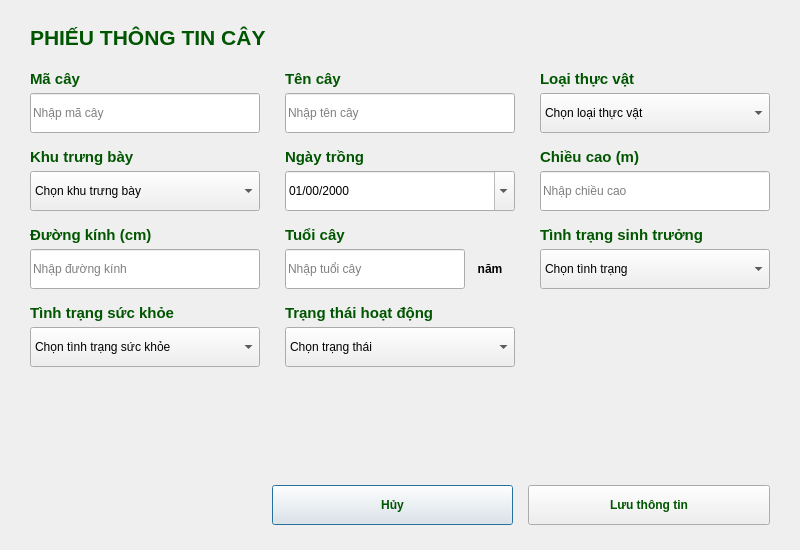
<?xml version="1.0" encoding="UTF-8"?>
<ui version="4.0">
 <class>PhieuThongTinCay</class>
 <widget class="QDialog" name="PhieuThongTinCay">
  <property name="geometry">
   <rect>
    <x>0</x>
    <y>0</y>
    <width>800</width>
    <height>550</height>
   </rect>
  </property>
  <property name="windowTitle">
   <string>Phiếu Thông Tin Cây</string>
  </property>
  <property name="styleSheet">
   <string notr="true">border-image: url(:/images/ui/images/xanh tươi nhẹ.jpg);</string>
  </property>
  <layout class="QVBoxLayout" name="mainLayout">
   <property name="spacing">
    <number>20</number>
   </property>
   <property name="leftMargin">
    <number>30</number>
   </property>
   <property name="topMargin">
    <number>25</number>
   </property>
   <property name="rightMargin">
    <number>30</number>
   </property>
   <property name="bottomMargin">
    <number>25</number>
   </property>
   <item>
    <layout class="QHBoxLayout" name="titleLayout">
     <item>
      <widget class="QLabel" name="lblTitle">
       <property name="font">
        <font>
         <pointsize>16</pointsize>
         <weight>75</weight>
         <bold>true</bold>
        </font>
       </property>
       <property name="styleSheet">
        <string notr="true">color: rgb(0, 85, 0);</string>
       </property>
       <property name="text">
        <string>PHIẾU THÔNG TIN CÂY</string>
       </property>
      </widget>
     </item>
     <item>
      <spacer name="titleSpacer">
       <property name="orientation">
        <enum>Qt::Horizontal</enum>
       </property>
       <property name="sizeHint" stdset="0">
        <size>
         <width>40</width>
         <height>20</height>
        </size>
       </property>
      </spacer>
     </item>
    </layout>
   </item>
   <item>
    <layout class="QGridLayout" name="formLayout">
     <property name="horizontalSpacing">
      <number>25</number>
     </property>
     <property name="verticalSpacing">
      <number>15</number>
     </property>
     <item row="0" column="0">
      <layout class="QVBoxLayout" name="layMaCay">
       <property name="spacing">
        <number>5</number>
       </property>
       <item>
        <widget class="QLabel" name="lblMaCay">
         <property name="font">
          <font>
           <family>MS Shell Dlg 2</family>
           <pointsize>11</pointsize>
           <weight>75</weight>
           <italic>false</italic>
           <bold>true</bold>
          </font>
         </property>
         <property name="styleSheet">
          <string notr="true">color: rgb(0, 85, 0);
border-image: url(:/images/ui/images/ảnh cỏ.png);
font: 11pt &quot;MS Shell Dlg 2&quot;;
font-weight: bold;</string>
         </property>
         <property name="text">
          <string>Mã cây</string>
         </property>
        </widget>
       </item>
       <item>
        <widget class="QLineEdit" name="txtMaCay">
         <property name="minimumSize">
          <size>
           <width>0</width>
           <height>40</height>
          </size>
         </property>
         <property name="styleSheet">
          <string notr="true">font: 10pt &quot;MS Shell Dlg 2&quot;;</string>
         </property>
         <property name="placeholderText">
          <string>Nhập mã cây</string>
         </property>
        </widget>
       </item>
      </layout>
     </item>
     <item row="0" column="1">
      <layout class="QVBoxLayout" name="layTenCay">
       <property name="spacing">
        <number>5</number>
       </property>
       <item>
        <widget class="QLabel" name="lblTenCay">
         <property name="font">
          <font>
           <family>MS Shell Dlg 2</family>
           <pointsize>11</pointsize>
           <weight>75</weight>
           <italic>false</italic>
           <bold>true</bold>
          </font>
         </property>
         <property name="styleSheet">
          <string notr="true">color: rgb(0, 85, 0);
border-image: url(:/images/ui/images/ảnh cỏ.png);
font: 11pt &quot;MS Shell Dlg 2&quot;;
font-weight: bold;</string>
         </property>
         <property name="text">
          <string>Tên cây</string>
         </property>
        </widget>
       </item>
       <item>
        <widget class="QLineEdit" name="txtTenCay">
         <property name="minimumSize">
          <size>
           <width>0</width>
           <height>40</height>
          </size>
         </property>
         <property name="styleSheet">
          <string notr="true">font: 10pt &quot;MS Shell Dlg 2&quot;;</string>
         </property>
         <property name="placeholderText">
          <string>Nhập tên cây</string>
         </property>
        </widget>
       </item>
      </layout>
     </item>
     <item row="0" column="2">
      <layout class="QVBoxLayout" name="layLoaiThucVat">
       <property name="spacing">
        <number>5</number>
       </property>
       <item>
        <widget class="QLabel" name="lblLoaiThucVat">
         <property name="font">
          <font>
           <family>MS Shell Dlg 2</family>
           <pointsize>11</pointsize>
           <weight>75</weight>
           <italic>false</italic>
           <bold>true</bold>
          </font>
         </property>
         <property name="styleSheet">
          <string notr="true">color: rgb(0, 85, 0);
border-image: url(:/images/ui/images/ảnh cỏ.png);
font: 11pt &quot;MS Shell Dlg 2&quot;;
font-weight: bold;</string>
         </property>
         <property name="text">
          <string>Loại thực vật</string>
         </property>
        </widget>
       </item>
       <item>
        <widget class="QComboBox" name="cboLoaiThucVat">
         <property name="minimumSize">
          <size>
           <width>0</width>
           <height>40</height>
          </size>
         </property>
         <property name="styleSheet">
          <string notr="true">font: 10pt &quot;MS Shell Dlg 2&quot;;</string>
         </property>
         <item>
          <property name="text">
           <string>Chọn loại thực vật</string>
          </property>
         </item>
         <item>
          <property name="text">
           <string>Cây lâu năm </string>
          </property>
         </item>
         <item>
          <property name="text">
           <string>Cây 1 năm </string>
          </property>
         </item>
         <item>
          <property name="text">
           <string>Cây ăn trái </string>
          </property>
         </item>
         <item>
          <property name="text">
           <string>Cây cảnh</string>
          </property>
         </item>
        </widget>
       </item>
      </layout>
     </item>
     <item row="1" column="0">
      <layout class="QVBoxLayout" name="layKhuTrungBay">
       <property name="spacing">
        <number>5</number>
       </property>
       <item>
        <widget class="QLabel" name="lblKhuTrungBay">
         <property name="font">
          <font>
           <family>MS Shell Dlg 2</family>
           <pointsize>11</pointsize>
           <weight>75</weight>
           <italic>false</italic>
           <bold>true</bold>
          </font>
         </property>
         <property name="styleSheet">
          <string notr="true">color: rgb(0, 85, 0);
border-image: url(:/images/ui/images/ảnh cỏ.png);
font: 11pt &quot;MS Shell Dlg 2&quot;;
font-weight: bold;</string>
         </property>
         <property name="text">
          <string>Khu trưng bày</string>
         </property>
        </widget>
       </item>
       <item>
        <widget class="QComboBox" name="cboKhuTrungBay">
         <property name="minimumSize">
          <size>
           <width>0</width>
           <height>40</height>
          </size>
         </property>
         <property name="styleSheet">
          <string notr="true">font: 9pt &quot;MS Shell Dlg 2&quot;;</string>
         </property>
         <item>
          <property name="text">
           <string>Chọn khu trưng bày</string>
          </property>
         </item>
         <item>
          <property name="text">
           <string>Khu A</string>
          </property>
         </item>
         <item>
          <property name="text">
           <string>Khu B</string>
          </property>
         </item>
         <item>
          <property name="text">
           <string>Khu Đông Hòa</string>
          </property>
         </item>
         <item>
          <property name="text">
           <string>Khu Trường Sơn</string>
          </property>
         </item>
        </widget>
       </item>
      </layout>
     </item>
     <item row="1" column="1">
      <layout class="QVBoxLayout" name="layNgayTrong">
       <property name="spacing">
        <number>5</number>
       </property>
       <item>
        <widget class="QLabel" name="lblNgayTrong">
         <property name="font">
          <font>
           <family>MS Shell Dlg 2</family>
           <pointsize>11</pointsize>
           <weight>75</weight>
           <italic>false</italic>
           <bold>true</bold>
          </font>
         </property>
         <property name="styleSheet">
          <string notr="true">color: rgb(0, 85, 0);
border-image: url(:/images/ui/images/ảnh cỏ.png);
font: 11pt &quot;MS Shell Dlg 2&quot;;
font-weight: bold;</string>
         </property>
         <property name="text">
          <string>Ngày trồng</string>
         </property>
        </widget>
       </item>
       <item>
        <widget class="QDateEdit" name="dteNgayTrong">
         <property name="minimumSize">
          <size>
           <width>0</width>
           <height>40</height>
          </size>
         </property>
         <property name="styleSheet">
          <string notr="true">font: 10pt &quot;MS Shell Dlg 2&quot;;</string>
         </property>
         <property name="displayFormat">
          <string>dd/mm/yyyy</string>
         </property>
         <property name="calendarPopup">
          <bool>true</bool>
         </property>
        </widget>
       </item>
      </layout>
     </item>
     <item row="1" column="2">
      <layout class="QVBoxLayout" name="layChieuCao">
       <property name="spacing">
        <number>5</number>
       </property>
       <item>
        <widget class="QLabel" name="lblChieuCao">
         <property name="font">
          <font>
           <family>MS Shell Dlg 2</family>
           <pointsize>11</pointsize>
           <weight>75</weight>
           <italic>false</italic>
           <bold>true</bold>
          </font>
         </property>
         <property name="styleSheet">
          <string notr="true">color: rgb(0, 85, 0);
border-image: url(:/images/ui/images/ảnh cỏ.png);
font: 11pt &quot;MS Shell Dlg 2&quot;;
font-weight: bold;</string>
         </property>
         <property name="text">
          <string>Chiều cao (m)</string>
         </property>
        </widget>
       </item>
       <item>
        <widget class="QLineEdit" name="txtChieuCao">
         <property name="minimumSize">
          <size>
           <width>0</width>
           <height>40</height>
          </size>
         </property>
         <property name="styleSheet">
          <string notr="true">font: 10pt &quot;MS Shell Dlg 2&quot;;</string>
         </property>
         <property name="placeholderText">
          <string>Nhập chiều cao</string>
         </property>
        </widget>
       </item>
      </layout>
     </item>
     <item row="2" column="0">
      <layout class="QVBoxLayout" name="layDuongKinh">
       <property name="spacing">
        <number>5</number>
       </property>
       <item>
        <widget class="QLabel" name="lblDuongKinh">
         <property name="font">
          <font>
           <family>MS Shell Dlg 2</family>
           <pointsize>11</pointsize>
           <weight>75</weight>
           <italic>false</italic>
           <bold>true</bold>
          </font>
         </property>
         <property name="styleSheet">
          <string notr="true">color: rgb(0, 85, 0);
border-image: url(:/images/ui/images/ảnh cỏ.png);
font: 11pt &quot;MS Shell Dlg 2&quot;;
font-weight: bold;</string>
         </property>
         <property name="text">
          <string>Đường kính (cm)</string>
         </property>
        </widget>
       </item>
       <item>
        <widget class="QLineEdit" name="txtDuongKinh">
         <property name="minimumSize">
          <size>
           <width>0</width>
           <height>40</height>
          </size>
         </property>
         <property name="styleSheet">
          <string notr="true">font: 10pt &quot;MS Shell Dlg 2&quot;;</string>
         </property>
         <property name="placeholderText">
          <string>Nhập đường kính</string>
         </property>
        </widget>
       </item>
      </layout>
     </item>
     <item row="2" column="1">
      <layout class="QVBoxLayout" name="layTuoiCay">
       <property name="spacing">
        <number>5</number>
       </property>
       <item>
        <widget class="QLabel" name="lblTuoiCay">
         <property name="font">
          <font>
           <family>MS Shell Dlg 2</family>
           <pointsize>11</pointsize>
           <weight>75</weight>
           <italic>false</italic>
           <bold>true</bold>
          </font>
         </property>
         <property name="styleSheet">
          <string notr="true">color: rgb(0, 85, 0);
border-image: url(:/images/ui/images/ảnh cỏ.png);
font: 11pt &quot;MS Shell Dlg 2&quot;;
font-weight: bold;</string>
         </property>
         <property name="text">
          <string>Tuổi cây</string>
         </property>
        </widget>
       </item>
       <item>
        <layout class="QHBoxLayout" name="layTuoiInput">
         <property name="spacing">
          <number>0</number>
         </property>
         <item>
          <widget class="QLineEdit" name="txtTuoiCay">
           <property name="minimumSize">
            <size>
             <width>0</width>
             <height>40</height>
            </size>
           </property>
           <property name="styleSheet">
            <string notr="true">font: 10pt &quot;MS Shell Dlg 2&quot;;</string>
           </property>
           <property name="placeholderText">
            <string>Nhập tuổi cây</string>
           </property>
          </widget>
         </item>
         <item>
          <widget class="QLabel" name="lblDonViTuoi">
           <property name="minimumSize">
            <size>
             <width>50</width>
             <height>40</height>
            </size>
           </property>
           <property name="maximumSize">
            <size>
             <width>50</width>
             <height>40</height>
            </size>
           </property>
           <property name="styleSheet">
            <string notr="true">font: 10pt &quot;MS Shell Dlg 2&quot;;
font-weight: bold;</string>
           </property>
           <property name="text">
            <string>năm</string>
           </property>
           <property name="alignment">
            <set>Qt::AlignCenter</set>
           </property>
          </widget>
         </item>
        </layout>
       </item>
      </layout>
     </item>
     <item row="2" column="2">
      <layout class="QVBoxLayout" name="layTinhTrangSinhTruong">
       <property name="spacing">
        <number>5</number>
       </property>
       <item>
        <widget class="QLabel" name="lblTinhTrangSinhTruong">
         <property name="font">
          <font>
           <family>MS Shell Dlg 2</family>
           <pointsize>11</pointsize>
           <weight>75</weight>
           <italic>false</italic>
           <bold>true</bold>
          </font>
         </property>
         <property name="styleSheet">
          <string notr="true">color: rgb(0, 85, 0);
border-image: url(:/images/ui/images/ảnh cỏ.png);
font: 11pt &quot;MS Shell Dlg 2&quot;;
font-weight: bold;</string>
         </property>
         <property name="text">
          <string>Tình trạng sinh trưởng</string>
         </property>
        </widget>
       </item>
       <item>
        <widget class="QComboBox" name="cboTinhTrangSinhTruong">
         <property name="minimumSize">
          <size>
           <width>0</width>
           <height>40</height>
          </size>
         </property>
         <property name="styleSheet">
          <string notr="true">font: 10pt &quot;MS Shell Dlg 2&quot;;</string>
         </property>
         <item>
          <property name="text">
           <string>Chọn tình trạng</string>
          </property>
         </item>
         <item>
          <property name="text">
           <string>Còn sống</string>
          </property>
         </item>
         <item>
          <property name="text">
           <string>Đã chết </string>
          </property>
         </item>
         <item>
          <property name="text">
           <string>Còn cứu được</string>
          </property>
         </item>
        </widget>
       </item>
      </layout>
     </item>
     <item row="3" column="0">
      <layout class="QVBoxLayout" name="layTinhTrangSucKhoe">
       <property name="spacing">
        <number>5</number>
       </property>
       <item>
        <widget class="QLabel" name="lblTinhTrangSucKhoe">
         <property name="font">
          <font>
           <family>MS Shell Dlg 2</family>
           <pointsize>11</pointsize>
           <weight>75</weight>
           <italic>false</italic>
           <bold>true</bold>
          </font>
         </property>
         <property name="styleSheet">
          <string notr="true">color: rgb(0, 85, 0);
border-image: url(:/images/ui/images/ảnh cỏ.png);
font: 11pt &quot;MS Shell Dlg 2&quot;;
font-weight: bold;</string>
         </property>
         <property name="text">
          <string>Tình trạng sức khỏe</string>
         </property>
        </widget>
       </item>
       <item>
        <widget class="QComboBox" name="cboTinhTrangSucKhoe">
         <property name="minimumSize">
          <size>
           <width>0</width>
           <height>40</height>
          </size>
         </property>
         <property name="styleSheet">
          <string notr="true">font: 10pt &quot;MS Shell Dlg 2&quot;;</string>
         </property>
         <item>
          <property name="text">
           <string>Chọn tình trạng sức khỏe</string>
          </property>
         </item>
         <item>
          <property name="text">
           <string>Tốt </string>
          </property>
         </item>
         <item>
          <property name="text">
           <string>Tệ</string>
          </property>
         </item>
         <item>
          <property name="text">
           <string>Bình thường</string>
          </property>
         </item>
        </widget>
       </item>
      </layout>
     </item>
     <item row="3" column="1">
      <layout class="QVBoxLayout" name="layTrangThaiHoatDong">
       <property name="spacing">
        <number>5</number>
       </property>
       <item>
        <widget class="QLabel" name="lblTrangThaiHoatDong">
         <property name="font">
          <font>
           <family>MS Shell Dlg 2</family>
           <pointsize>11</pointsize>
           <weight>75</weight>
           <italic>false</italic>
           <bold>true</bold>
          </font>
         </property>
         <property name="styleSheet">
          <string notr="true">color: rgb(0, 85, 0);
border-image: url(:/images/ui/images/ảnh cỏ.png);
font: 11pt &quot;MS Shell Dlg 2&quot;;
font-weight: bold;</string>
         </property>
         <property name="text">
          <string>Trạng thái hoạt động</string>
         </property>
        </widget>
       </item>
       <item>
        <widget class="QComboBox" name="cboTrangThaiHoatDong">
         <property name="minimumSize">
          <size>
           <width>0</width>
           <height>40</height>
          </size>
         </property>
         <property name="styleSheet">
          <string notr="true">font: 10pt &quot;MS Shell Dlg 2&quot;;
</string>
         </property>
         <item>
          <property name="text">
           <string>Chọn trạng thái</string>
          </property>
         </item>
         <item>
          <property name="text">
           <string>Xanh tươi </string>
          </property>
         </item>
         <item>
          <property name="text">
           <string>Héo </string>
          </property>
         </item>
         <item>
          <property name="text">
           <string>Đã chết </string>
          </property>
         </item>
        </widget>
       </item>
      </layout>
     </item>
    </layout>
   </item>
   <item>
    <spacer name="verticalSpacer">
     <property name="orientation">
      <enum>Qt::Vertical</enum>
     </property>
     <property name="sizeHint" stdset="0">
      <size>
       <width>20</width>
       <height>40</height>
      </size>
     </property>
    </spacer>
   </item>
   <item>
    <layout class="QHBoxLayout" name="buttonLayout" stretch="1,1,1">
     <property name="spacing">
      <number>15</number>
     </property>
     <item>
      <spacer name="buttonSpacer">
       <property name="orientation">
        <enum>Qt::Horizontal</enum>
       </property>
       <property name="sizeHint" stdset="0">
        <size>
         <width>40</width>
         <height>20</height>
        </size>
       </property>
      </spacer>
     </item>
     <item>
      <widget class="QPushButton" name="btnHuy">
       <property name="minimumSize">
        <size>
         <width>100</width>
         <height>40</height>
        </size>
       </property>
       <property name="styleSheet">
        <string notr="true">color: rgb(0, 85, 0);
border-image: url(:/images/ui/images/ngang.png);
font: 10pt &quot;MS Shell Dlg 2&quot;;
font-weight: bold;
</string>
       </property>
       <property name="text">
        <string>Hủy</string>
       </property>
      </widget>
     </item>
     <item>
      <widget class="QPushButton" name="btnLuu">
       <property name="minimumSize">
        <size>
         <width>140</width>
         <height>40</height>
        </size>
       </property>
       <property name="styleSheet">
        <string notr="true">color: rgb(0, 85, 0);
border-image: url(:/images/ui/images/ngang.png);
font: 10pt &quot;MS Shell Dlg 2&quot;;
font-weight: bold;</string>
       </property>
       <property name="text">
        <string>Lưu thông tin</string>
       </property>
      </widget>
     </item>
    </layout>
   </item>
  </layout>
 </widget>
 <resources>
  <include location="../resources.qrc"/>
 </resources>
 <connections/>
</ui>
